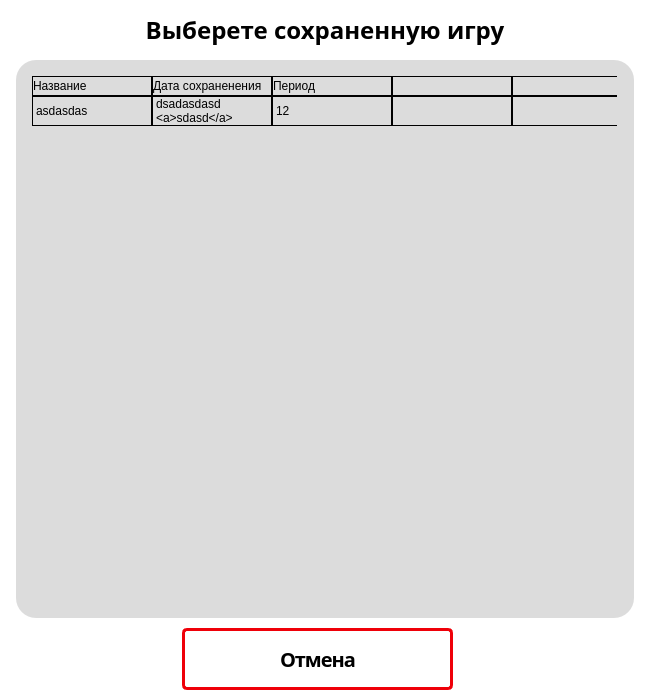
<?xml version="1.0" encoding="UTF-8"?>
<ui version="4.0">
 <class>Dialog_saved_games</class>
 <widget class="QDialog" name="Dialog_saved_games">
  <property name="geometry">
   <rect>
    <x>0</x>
    <y>0</y>
    <width>650</width>
    <height>700</height>
   </rect>
  </property>
  <property name="minimumSize">
   <size>
    <width>650</width>
    <height>700</height>
   </size>
  </property>
  <property name="maximumSize">
   <size>
    <width>650</width>
    <height>700</height>
   </size>
  </property>
  <property name="font">
   <font>
    <family>Montserrat SemiBold</family>
    <pointsize>12</pointsize>
    <weight>75</weight>
    <bold>true</bold>
   </font>
  </property>
  <property name="windowTitle">
   <string>U2P Simulator - Saved Games</string>
  </property>
  <property name="windowIcon">
   <iconset>
    <normaloff>../../../../../../../Pictures/Лого_u2p/vector (svg)/icon_logo.svg</normaloff>../../../../../../../Pictures/Лого_u2p/vector (svg)/icon_logo.svg</iconset>
  </property>
  <property name="styleSheet">
   <string notr="true">background:#fff;</string>
  </property>
  <property name="sizeGripEnabled">
   <bool>false</bool>
  </property>
  <property name="modal">
   <bool>false</bool>
  </property>
  <widget class="QFrame" name="frame_saved_games">
   <property name="geometry">
    <rect>
     <x>16</x>
     <y>60</y>
     <width>618</width>
     <height>558</height>
    </rect>
   </property>
   <property name="styleSheet">
    <string notr="true">border-radius: 20px;
background:#DCDCDC;</string>
   </property>
   <property name="frameShape">
    <enum>QFrame::StyledPanel</enum>
   </property>
   <property name="frameShadow">
    <enum>QFrame::Raised</enum>
   </property>
   <widget class="QTableWidget" name="tableWidget">
    <property name="geometry">
     <rect>
      <x>16</x>
      <y>16</y>
      <width>585</width>
      <height>491</height>
     </rect>
    </property>
    <property name="autoFillBackground">
     <bool>false</bool>
    </property>
    <property name="styleSheet">
     <string notr="true">QTableView {
	font: 81 16pt &quot;Montserrat ExtraBold&quot;;
	selection-background-color: rgba(255, 255, 255, 0);
	color:#000;



}

QHeaderView::section {
	background: rgba(0, 0, 0, 0);
	color:#000;
border: 1px solid #000;
font: 81 16pt &quot;Montserrat ExtraBold&quot;;




}


QTableView::item {
	border: 1px solid #000;
}




 QScrollBar:vertical {
     background:  rgb(0, 0, 0, 0);
     border-top-right-radius: 4px;
     border-bottom-right-radius: 4px;
     width: 12px;
     margin: 0px;
}

 QScrollBar::handle:vertical {
    background-color: black;
     border-radius: 4px;
     min-height: 20px;
     margin: 0px 2px 0px 2px;
 }
</string>
    </property>
    <property name="horizontalScrollBarPolicy">
     <enum>Qt::ScrollBarAlwaysOff</enum>
    </property>
    <property name="sizeAdjustPolicy">
     <enum>QAbstractScrollArea::AdjustToContents</enum>
    </property>
    <property name="editTriggers">
     <set>QAbstractItemView::NoEditTriggers</set>
    </property>
    <property name="tabKeyNavigation">
     <bool>false</bool>
    </property>
    <property name="showDropIndicator" stdset="0">
     <bool>false</bool>
    </property>
    <property name="dragEnabled">
     <bool>false</bool>
    </property>
    <property name="dragDropOverwriteMode">
     <bool>false</bool>
    </property>
    <property name="alternatingRowColors">
     <bool>false</bool>
    </property>
    <property name="selectionMode">
     <enum>QAbstractItemView::NoSelection</enum>
    </property>
    <property name="iconSize">
     <size>
      <width>20</width>
      <height>22</height>
     </size>
    </property>
    <property name="textElideMode">
     <enum>Qt::ElideNone</enum>
    </property>
    <property name="horizontalScrollMode">
     <enum>QAbstractItemView::ScrollPerItem</enum>
    </property>
    <property name="showGrid">
     <bool>false</bool>
    </property>
    <property name="gridStyle">
     <enum>Qt::NoPen</enum>
    </property>
    <property name="sortingEnabled">
     <bool>false</bool>
    </property>
    <property name="wordWrap">
     <bool>true</bool>
    </property>
    <property name="cornerButtonEnabled">
     <bool>true</bool>
    </property>
    <property name="rowCount">
     <number>1</number>
    </property>
    <attribute name="horizontalHeaderVisible">
     <bool>true</bool>
    </attribute>
    <attribute name="horizontalHeaderCascadingSectionResizes">
     <bool>false</bool>
    </attribute>
    <attribute name="horizontalHeaderDefaultSectionSize">
     <number>120</number>
    </attribute>
    <attribute name="horizontalHeaderHighlightSections">
     <bool>true</bool>
    </attribute>
    <attribute name="horizontalHeaderMinimumSectionSize">
     <number>25</number>
    </attribute>
    <attribute name="horizontalHeaderShowSortIndicator" stdset="0">
     <bool>true</bool>
    </attribute>
    <attribute name="horizontalHeaderStretchLastSection">
     <bool>true</bool>
    </attribute>
    <attribute name="verticalHeaderVisible">
     <bool>false</bool>
    </attribute>
    <attribute name="verticalHeaderCascadingSectionResizes">
     <bool>false</bool>
    </attribute>
    <row>
     <property name="text">
      <string>New Row</string>
     </property>
    </row>
    <column>
     <property name="text">
      <string>Название</string>
     </property>
     <property name="textAlignment">
      <set>AlignLeading|AlignVCenter</set>
     </property>
     <property name="foreground">
      <brush brushstyle="SolidPattern">
       <color alpha="255">
        <red>0</red>
        <green>0</green>
        <blue>0</blue>
       </color>
      </brush>
     </property>
    </column>
    <column>
     <property name="text">
      <string>Дата сохраненения</string>
     </property>
     <property name="textAlignment">
      <set>AlignLeading|AlignVCenter</set>
     </property>
    </column>
    <column>
     <property name="text">
      <string>Период</string>
     </property>
     <property name="textAlignment">
      <set>AlignLeading|AlignVCenter</set>
     </property>
    </column>
    <column>
     <property name="text">
      <string/>
     </property>
    </column>
    <column>
     <property name="text">
      <string/>
     </property>
    </column>
    <item row="0" column="0">
     <property name="text">
      <string>asdasdas</string>
     </property>
    </item>
    <item row="0" column="1">
     <property name="text">
      <string>dsadasdasd &lt;a&gt;sdasd&lt;/a&gt;</string>
     </property>
    </item>
    <item row="0" column="2">
     <property name="text">
      <string>12</string>
     </property>
    </item>
   </widget>
  </widget>
  <widget class="QLabel" name="label_chose_one_saved_game">
   <property name="geometry">
    <rect>
     <x>0</x>
     <y>0</y>
     <width>650</width>
     <height>60</height>
    </rect>
   </property>
   <property name="font">
    <font>
     <family>Montserrat ExtraBold</family>
     <pointsize>18</pointsize>
     <weight>75</weight>
     <bold>true</bold>
    </font>
   </property>
   <property name="styleSheet">
    <string notr="true">color:#000;
background-color: rgba(0, 0, 0, 0);</string>
   </property>
   <property name="text">
    <string>Выберете сохраненную игру</string>
   </property>
   <property name="alignment">
    <set>Qt::AlignCenter</set>
   </property>
  </widget>
  <widget class="QPushButton" name="pushButton_cancel">
   <property name="geometry">
    <rect>
     <x>182</x>
     <y>628</y>
     <width>271</width>
     <height>62</height>
    </rect>
   </property>
   <property name="font">
    <font>
     <family>Montserrat ExtraBold</family>
     <pointsize>-1</pointsize>
     <weight>99</weight>
     <italic>false</italic>
     <bold>true</bold>
    </font>
   </property>
   <property name="layoutDirection">
    <enum>Qt::LeftToRight</enum>
   </property>
   <property name="styleSheet">
    <string notr="true">QPushButton{
border-radius: 5px;
border: 3px solid rgba(239, 0, 9, 1);
color: rgb(0, 0, 0);
padding-top: -1px;

font-family: Montserrat ExtraBold;
font-size: 20px;
font-style: normal;
font-weight: 800;
line-height: 24px;
letter-spacing: -1px;
}

QPushButton::hover{
border-radius: 5px;
border: 3px solid rgba(47, 47, 47, 1);
color: #fff;
padding-top: -1px;
background-color:rgba(239, 0, 9, 1);
}</string>
   </property>
   <property name="text">
    <string>Отмена</string>
   </property>
  </widget>
 </widget>
 <resources/>
 <connections/>
</ui>
